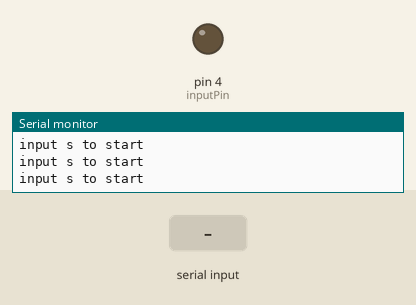
Recording of a sketch running on a simulated Arduino Uno, built with avr-gcc and run on an emulated ATmega328P. Shown: output pins drawn as LEDs (lit = HIGH), the last lines printed to the serial monitor. The test bench sets the inputs (shaded band).

Above: at 1.2 s.
1.3 s: "s" received over Serial
At 2.5 s:
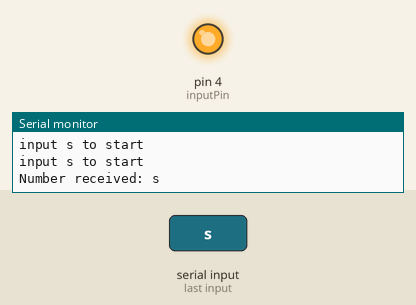
2.8 s: "e" received over Serial
At 4.2 s:
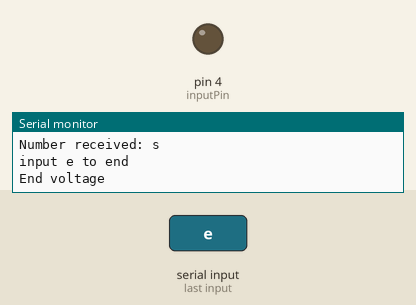
Timing chart, 0 to 5.8 s (numbered marks = the images above; inputs shaded):
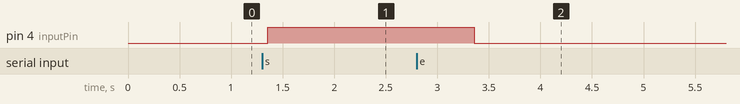

The sketch:

Able_to_control_the_voltage_magnetic_lock.ino
```cpp
int inputPin = 4;
void setup() {
  // put your setup code here, to run once:
Serial.begin(9600);
pinMode(inputPin, OUTPUT);
digitalWrite(inputPin, LOW);
}
char rx_byte=0;
void loop() {
  // put your main code here, to run repeatedly:
   // is a character available?
    rx_byte = Serial.read();
    digitalWrite(inputPin, LOW);
    Serial.println("input s to start");
    if (rx_byte == 's') {
        Serial.print("Number received: ");
        Serial.println(rx_byte);
        digitalWrite(inputPin, HIGH);
        delay(2000);
        while(1){
        Serial.println("input e to end");
        rx_byte = Serial.read();
        if(rx_byte == 'e'){
        digitalWrite(inputPin, LOW);
        Serial.println("End voltage");
        delay(2000);
        break;
        }

      }
   }
}
```

Measured:
- after the input at 1.3 s, pin 4 (inputPin): LOW → HIGH after 0.06 s
- after the input at 2.8 s, pin 4 (inputPin): HIGH → LOW after 0.56 s
